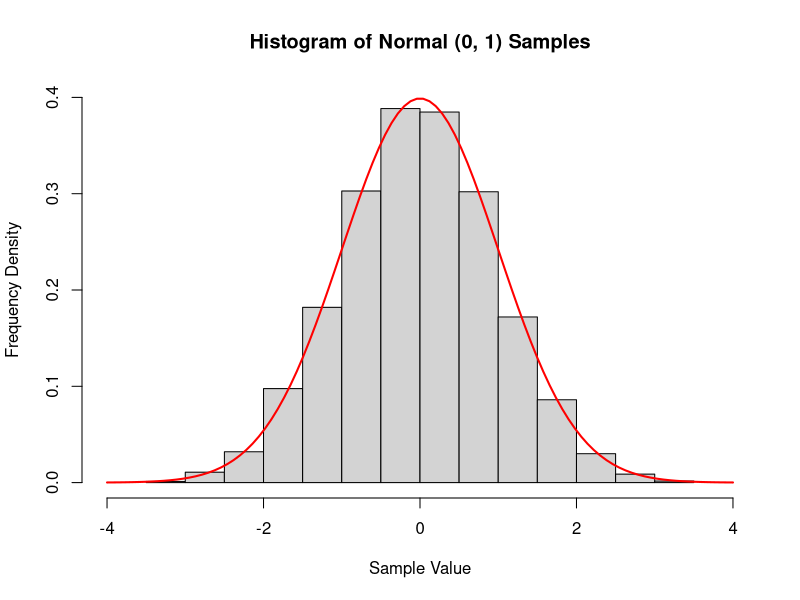
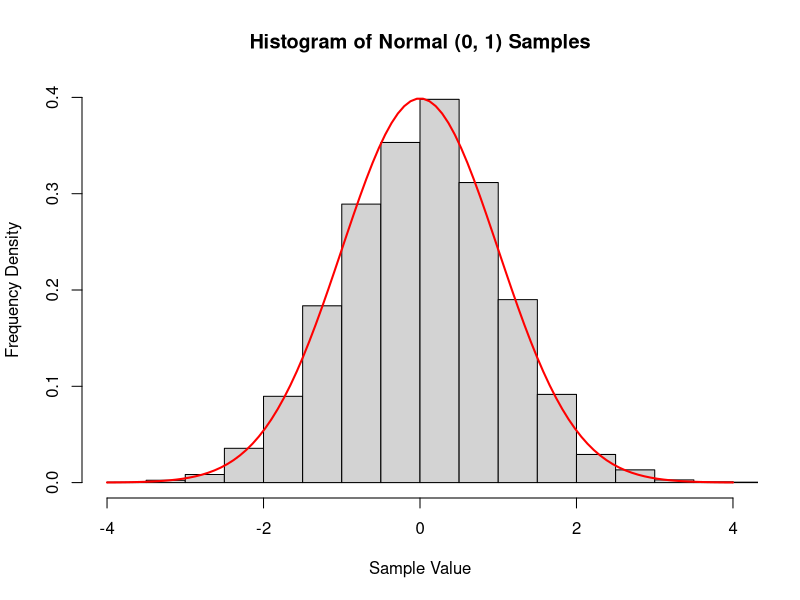

Write the R code that produced these figures, in order.
#Name: Kevin Chen
#Assignment: HW4, generating varieties
#Course: DCS 307
#Instructor: Barry Lawson

#SUM OF UNIFORMS METHOD:
sumOfUniforms <- function(n = 12) {
  uniform_samples <- runif(n)
  return ((sum(uniform_samples)-(n/2))/(sqrt( n / 12)) )
}

normalSamples <- replicate(5000, sumOfUniforms(12))

hist(
  normalSamples, main = "Histogram of Normal (0, 1) Samples",
  ylab = "Frequency Density",
  xlab = "Sample Value",
  freq = FALSE,
  ylim=c(0,0.4),
  xlim=c(-4,4)
)

x <- seq(-4, 4, length.out = 100)
y <- dnorm(x, mean = 0, sd = 1)
lines(x, y, col = "red", lwd = 2)

#BOX-MULLER METHOD:
boxMuller <- function() {
  if (exists("u1")) {
    z2 <- sqrt(-2 * log(u1)) * cos(2 * pi * u2)
    rm(u1, u2)
    return(z2)
  } else {
    u1 <- runif(1)
    u2 <- runif(1)
    z1 <- sqrt(-2 * log(u1)) * sin(2 * pi * u2)
    return(z1)
  }
}

normalSamples <- numeric(5000)
for (i in 1:5000) {
  normalSamples[i] <- boxMuller()
}

hist(
  normalSamples, main = "Histogram of Normal (0, 1) Samples",
     ylab = "Frequency Density",
     xlab = "Sample Value",
     freq = FALSE,
     ylim=c(0,0.4),
     xlim=c(-4,4)
)

x <- seq(-4, 4, length.out = 100)
y <- dnorm(x, mean = 0, sd = 1)
lines(x, y, col = "red", lwd = 2)
